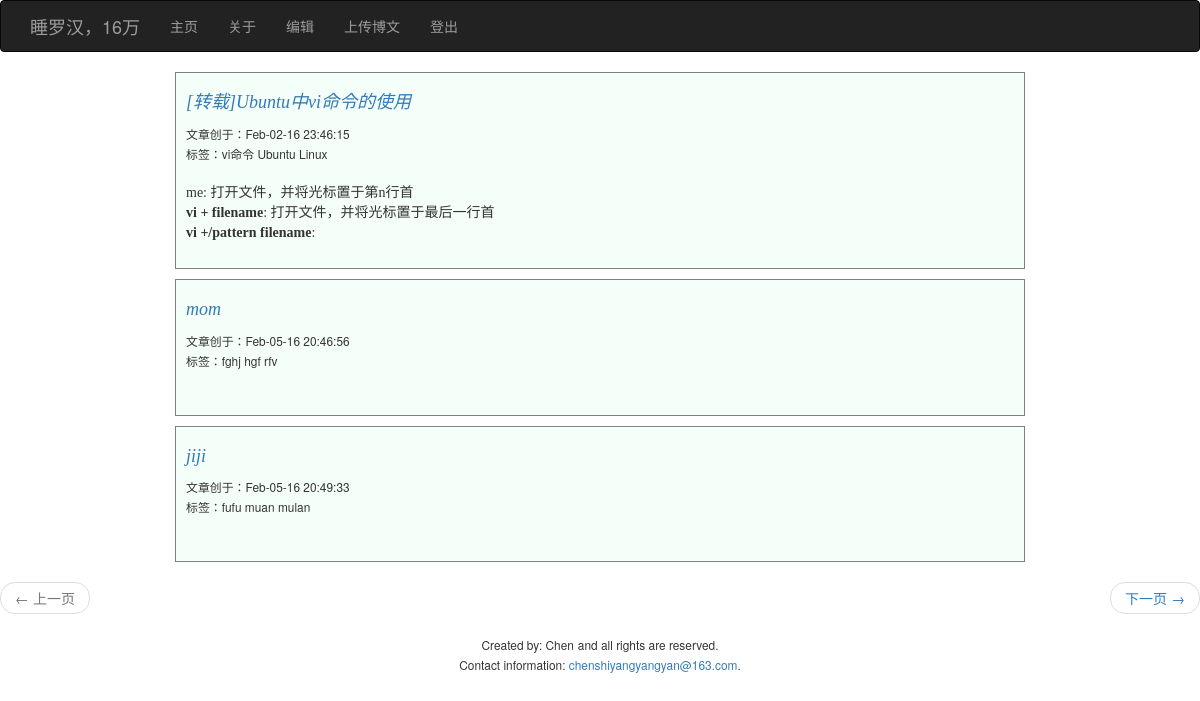
The page / (signed in) on the database its author committed.
### models.py (models this page shows, shortened)
class Post(db.Model):
     __tablename__ = 'posts'
     id = db.Column(db.Integer, primary_key=True)
     title = db.Column(db.String(128), unique=True)
     article = db.Column(db.String)
     Tags1 = db.Column(db.String, index=True)
     Tags2 = db.Column(db.String, index=True)
     Tags3 = db.Column(db.String, index=True)
     create_time = db.Column(db.DateTime, unique=True)

### main.py (the view)
@app.route('/')
@app.route('/page=<int:x>')
def index(x=1):
    use = Post.query.all()
    use2 = Post.query.paginate(page=x,per_page=3,error_out=False)
    return render_template("index.html",use2=use2)

### main.py (called while the page is built)
@app.template_filter('timedeal')
def timedeal(x):
    s = x.strftime('%b-%d-%y %H:%M:%S')
    return s

@app.template_filter('limit')
def limit(s):
    return s[80:180]

@login_manager.user_loader
def load_user(id):
    return User.query.get(int(id))

### templates/index.html (shortened to what this page needs)
{% extends "basing.html" %}
{% block content %}
<head>
<link rel="stylesheet" type="text/css" href='{{url_for('static', filename='main.css')}}'/>
</head>
{% for i in use2.items %}
<div class="ex">
<a href='{{ url_for('index') }}{{i.id}}'><h4>{{i.title}}</h4></a>
    <small>文章创于：{{i.create_time|timedeal}}</small><br>
    <small>标签：{{i.Tags1}} {{i.Tags2}} {{i.Tags3}}</small><br><br>
    <p>{{i.article|limit|safe}}</p>
</div>
    {% endfor %}
<ul class="pager">
    {% if use2.has_prev %}
        <li class="previous">
            <a href="{{ url_for('index') }}page={{ use2.prev_num }}">&larr; 上一页</a>
        </li>
    {% else %}
         <li class="previous disabled">
            <a href="#">&larr; 上一页</a>
        </li>
    {% endif %}
    {% if use2.has_next %}
        <li class="next">
            <a href="{{ url_for('index') }}page={{ use2.next_num }}">下一页 &rarr;</a>
        </li>
    {% else %}
         <li class="next disabled">
            <a href="#">下一页 &rarr;</a>
        </li>
    {% endif %}
</ul>
<footer>
  <small>Created by: Chen</small>
  <small>and all rights are reserved.</small><br>
  <small>Contact information: <a href="mailto:chenshiyangyangyan@163.com">chenshiyangyangyan@163.com</a>.</small>
</footer>
{% endblock %}

### static/main.css (style rules this page uses)
p, pre, pre.prettyprint { margin: 0 0 15px; font-size: 14px; }
.ex { width:850px; padding:10px; border:1px solid gray; background: #F5FFFA; margin:10px auto; }
h1, h2, h3, h4, h5, h6 { font-style:italic; font-family: "GB2312"; }
p { font-family: "STFangsong" }
footer { text-align:center; }

### rows shown on the page
Post: title "[转载]Ubuntu中vi命令的使用", create_time "Feb-02-16 23:46:15", Tags1 "vi命令", Tags2 "Ubuntu", Tags3 "Linux", article|limit "me : 打开文件，并将光标置于第n行首 vi + filename : 打开文件，并将光标置于最后一行首 vi +/pattern filename :"
Post: title "mom", create_time "Feb-05-16 20:46:56", Tags1 "fghj", Tags2 "hgf", Tags3 "rfv"
Post: title "jiji", create_time "Feb-05-16 20:49:33", Tags1 "fufu", Tags2 "muan", Tags3 "mulan"
